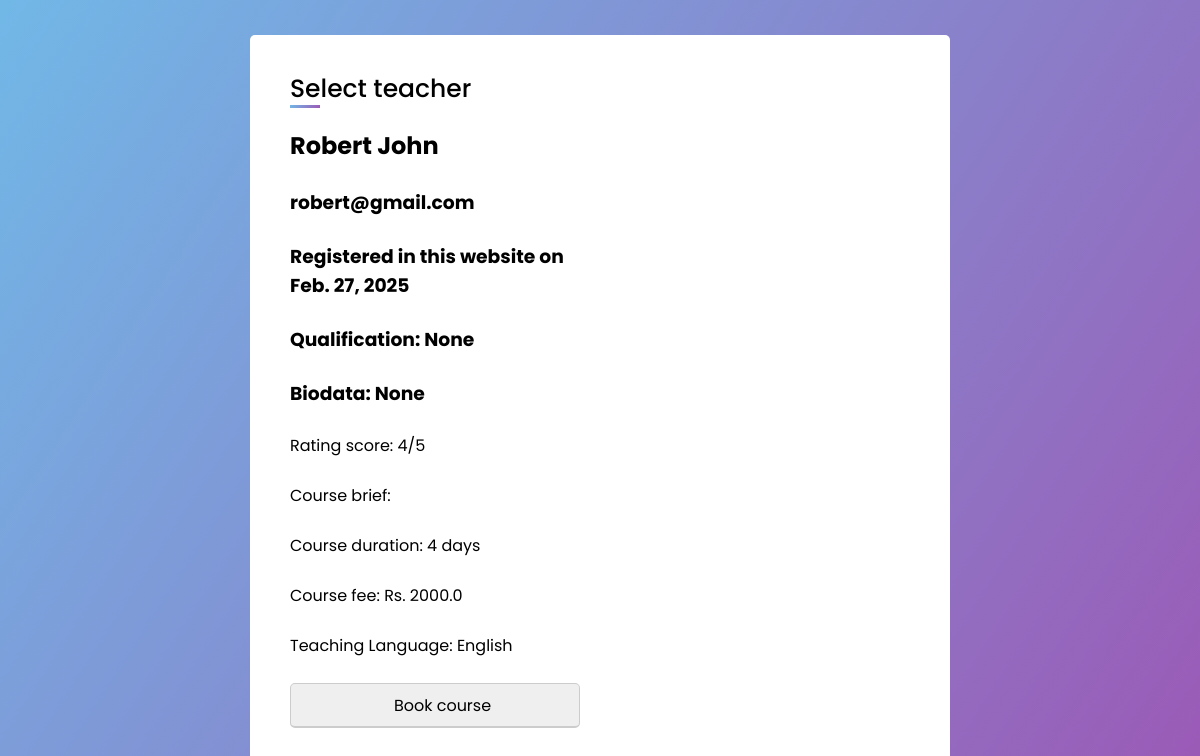
/stu_sub_selnew3/3/, run on the app's committed database.
### learn/models.py (models this page shows, shortened)
class Course(models.Model):
    Course_title = models.CharField(max_length=200, null=True)
    Course_brief = models.TextField(null=True)
    Course_duration = models.IntegerField(null=True)
    Course_fee = models.FloatField(null=True)
    Language = models.CharField(max_length=200, null=True)
    cou_cat = models.ForeignKey(Category, on_delete=models.CASCADE, null=True,related_name = 'Course_to_category')
    cou_reg = models.ForeignKey(Registration, on_delete=models.SET_NULL, null=True, related_name = 'Course_to_registration')

class Registration(models.Model):
    Password = models.CharField(max_length=200, null=True)
    Registration_date = models.DateField(auto_now_add=True, null=True)
    Num_of_courses_enrolled = models.IntegerField(null=True)
    Num_of_courses_completed = models.IntegerField(null=True)
    Qualification = models.TextField(null=True)
    Introduction_brief = models.TextField(null=True)
    Image = models.ImageField(upload_to='media', null=True)
    Num_of_enrolled_students = models.IntegerField(null=True)
    Average_review_rating = models.IntegerField(null=True)
    Num_of_reviews = models.IntegerField(null=True)
    About_website = models.TextField(null=True)
    Registration_fee = models.IntegerField(null=True)
    User_role = models.CharField(max_length=200, null=True)
    user = models.OneToOneField(User,on_delete = models.CASCADE, null = True)

### learn/views.py (the view)
# urls.py: path('stu_sub_selnew3/<int:course_id>/', learn.views.stu_sub_selnew3, name='stu_sub_selnew3'),
def stu_sub_selnew3(request, course_id):
    course = get_object_or_404(Course, id=course_id)
    request.session['st_bk_course'] = course_id
    category = course.cou_cat
    cse = Course.objects.filter(cou_cat=category, Course_title=course.Course_title)
    return render(request, 'st_sub_selnew3.html', {'cse': cse, 'course': course})

### Templates/st_sub_selnew3.html (shortened to what this page needs)
<html lang="en">
<head>
</head>
<body>
    <div class="container" style="margin-top: auto; min-height: 65%;">
        <div class="title">Select teacher</div>
        <form>
            <div class="user_details">
                {% if cse %}
                    {% for i in cse %}
                        <div class="input_pox">
                            <h2>{{i.cou_reg.user.first_name}} {{i.cou_reg.user.last_name}}</h2><br>
                            <h3>{{i.cou_reg.user.email}}</h3><br>
                            <h3>Registered in this website on {{i.cou_reg.Registration_date}}</h3><br>
                            <h3>Qualification: {{i.cou_reg.Qualification}}</h3><br>
                            <h3>Biodata: {{i.cou_reg.Introduction_brief}}</h3><br>
                            {% if i.cou_reg.Average_review_rating %}
                            <p>Rating score: {{i.cou_reg.Average_review_rating}}/5</p><br>
                            {% endif %}
                            <p>Course brief: {{i.Course_brief}}</p><br>
                            <p>Course duration: {{i.Course_duration}} days</p><br>
                            <p>Course fee: Rs. {{i.Course_fee}}</p><br>
                            <p>Teaching Language: {{i.Language}}</p><br>
                            <input type="button" value="Book course" onclick="location.href='{% url 'stu_buk_teacher' i.id %}'"><br><br>
                        </div>
                    {% endfor %}
                {% else %}
                    <h1 align="center" style="color: blue">No teachers available for this course</h1>
                {% endif %}
            </div>
        </form>
    </div>
</body>
</html>

### Templates/st_sub_selnew3.html (style rules this page uses)
* { margin: 0; padding: 0; box-sizing: border-box; font-family: 'Poppins',sans-serif; }
body { display: flex; height: 100vh; justify-content: center; align-items: center; background: linear-gradient(123deg, #71b8e7,#9b59b6); }
.container { max-width: 700px; width: 100%; background: #fff; padding: 35px 40px; border-radius: 5px; }
.container .title { font-size: 25px; font-weight: 500; position: relative; }
.container .title::before { content: ''; position: absolute; left: 0; bottom: 0; height: 3px; width: 30px; background: linear-gradient(123deg, #71b8e7,#9b59b6); }
.container form .user_details { display: flex; flex-wrap: wrap; justify-content: space-between; }
form .user_details .input_pox { margin-bottom: 15px; margin: 20px 0 12px 0; width: calc(100% / 2 - 20px); }
.user_details .input_pox input { height: 45px; width: 100%; outline: none; border-radius: 5px; border: 1px solid #ccc; padding-left: 15px; font-size: 16px; border-bottom-width: 2px; transition: all 0.3s ease; }

### data on the page
Course: cou_reg.user.first_name "Robert", cou_reg.user.last_name "John", cou_reg.user.email "robert@gmail.com", cou_reg.Registration_date "Feb. 27, 2025", cou_reg.Qualification "None", cou_reg.Introduction_brief "None", cou_reg.Average_review_rating "4", Course_duration "4", Course_fee "2000.0", Language "English", id "Book course"
